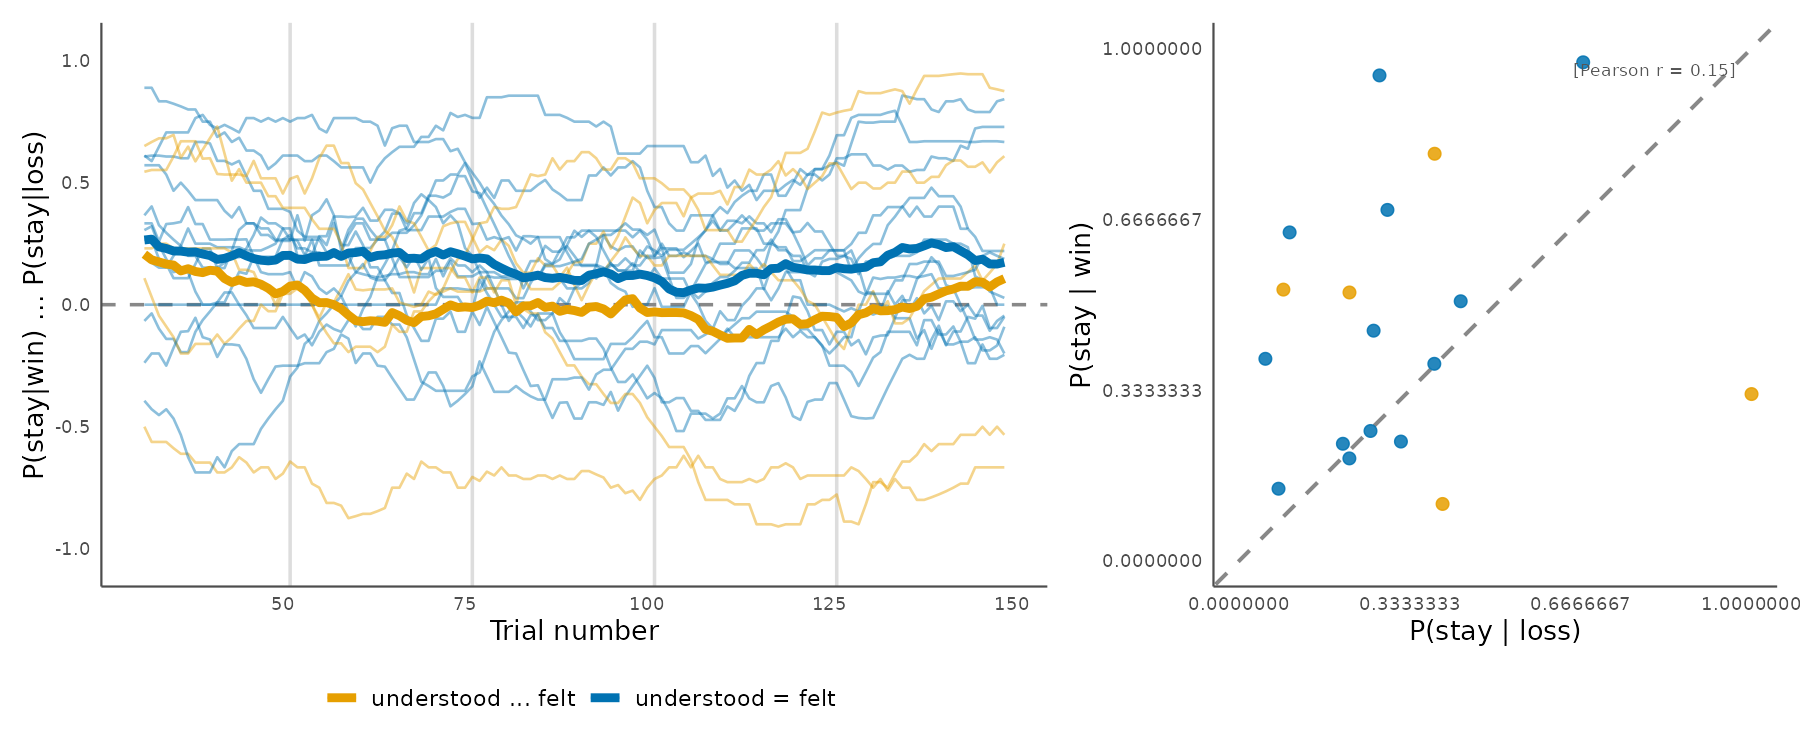

The script that saved this image:
rm(list = ls())

#### SETUP ####
library(dplyr)
library(tidyr)
library(readr)
library(ggplot2)
library(patchwork)

DATA_DIR <- "../../data/ioc-all-fixed-pilot/task"
OUT_PNG  <- "wsls_18_overview.png"
WINDOW   <- 30

MISUNDERSTOOD  <- "67dae998d8f2cfb8a8e3bf03"
FELT_DIFFERENT <- c("677009b08130c3028f6a8a6d", "68598a1d4cebd213b2abb1d9",
                    "69b7e04340b00585acbb91ac", "6a0092581cd317f1ff1765a2")
OMITTED <- c(MISUNDERSTOOD, FELT_DIFFERENT)

OI_BLUE   <- "#0072B2"
OI_ORANGE <- "#E69F00"
GREY30    <- "#4d4d4d"

# ── load data ─────────────────────────────────────────────────────────────────
files  <- list.files(DATA_DIR, pattern = "^ioc-all_[a-f0-9]{24}_SESSION.*\\.csv$", full.names = TRUE)
df_raw <- lapply(files, \(f) {
  pid <- regmatches(f, regexpr("[a-f0-9]{24}", f))
  read_csv(f, show_col_types = FALSE, col_types = cols(.default = col_character())) |>
    mutate(participant = pid)
}) |> bind_rows()

gb <- df_raw |>
  filter(task == "gambling_choice",
         as.character(block_number) != "training",
         tolower(as.character(is_choice_valid)) == "true") |>
  mutate(
    block_number        = as.integer(block_number),
    trial_number        = as.numeric(trial_number),
    reward              = as.numeric(reward),
    understood_eq_felt  = !(participant %in% OMITTED)
  ) |>
  arrange(participant, block_number, trial_number)

cat(sprintf("Subjects: %d\n", n_distinct(gb$participant)))

# ── per-subject running WSLS and overall stay rates ──────────────────────────
pids <- sort(unique(gb$participant))

running_list <- list()
scatter_rows <- list()

for (pid in pids) {
  df <- gb |> filter(participant == pid) |>
    mutate(
      stay         = as.integer(choice_key == lag(choice_key)),
      reward_nback = lag(reward)
    ) |>
    filter(!is.na(stay), !is.na(reward_nback))

  n <- nrow(df)
  if (n < WINDOW + 1) next

  wsls <- rep(NA_real_, n)
  for (t in WINDOW:n) {
    w      <- df[(t - WINDOW + 1):t, ]
    p_win  <- mean(w$stay[w$reward_nback == 1], na.rm = TRUE)
    p_loss <- mean(w$stay[w$reward_nback == 0], na.rm = TRUE)
    if (!is.na(p_win) && !is.na(p_loss)) wsls[t] <- p_win - p_loss
  }

  running_list[[pid]] <- data.frame(
    participant        = pid,
    trial              = seq_len(n),
    wsls               = wsls,
    understood_eq_felt = df$understood_eq_felt[1]
  )

  p_win_overall  <- mean(df$stay[df$reward_nback == 1], na.rm = TRUE)
  p_loss_overall <- mean(df$stay[df$reward_nback == 0], na.rm = TRUE)
  scatter_rows[[pid]] <- data.frame(
    participant        = pid,
    p_win              = p_win_overall,
    p_loss             = p_loss_overall,
    understood_eq_felt = df$understood_eq_felt[1]
  )
}

df_running <- bind_rows(running_list)
df_scatter <- bind_rows(scatter_rows)

# ── group mean lines ──────────────────────────────────────────────────────────
max_trial <- max(df_running$trial)
group_mean_wsls <- df_running |>
  group_by(understood_eq_felt, trial) |>
  summarise(wsls = mean(wsls, na.rm = TRUE), .groups = "drop")

# ── Panel 1: running WSLS ────────────────────────────────────────────────────
block_lines <- c(51, 76, 101, 126)

p_running <- ggplot() +
  geom_vline(xintercept = block_lines, colour = "#dddddd", linewidth = 0.8) +
  geom_hline(yintercept = 0, colour = "#888888", linetype = "dashed", linewidth = 0.8) +
  geom_line(data = df_running,
            aes(x = trial, y = wsls, group = participant,
                colour = understood_eq_felt),
            linewidth = 0.6, alpha = 0.45, na.rm = TRUE) +
  geom_line(data = group_mean_wsls,
            aes(x = trial, y = wsls, colour = understood_eq_felt),
            linewidth = 2.0, na.rm = TRUE) +
  scale_colour_manual(
    values = c("TRUE" = OI_BLUE, "FALSE" = OI_ORANGE),
    labels = c("TRUE" = "understood = felt", "FALSE" = "understood ≠ felt"),
    name   = NULL
  ) +
  scale_x_continuous(limits = c(WINDOW + 1, max_trial)) +
  scale_y_continuous(limits = c(-1.05, 1.05)) +
  labs(x = "Trial number", y = "P(stay|win) − P(stay|loss)") +
  theme_minimal(base_size = 11) +
  theme(
    panel.grid      = element_blank(),
    axis.line.x     = element_line(colour = GREY30),
    axis.line.y     = element_line(colour = GREY30),
    axis.title      = element_text(size = 13),
    axis.text       = element_text(size = 9),
    legend.text     = element_text(size = 11),
    legend.position = "bottom",
    plot.background = element_rect(fill = "white", colour = NA)
  )

# ── Panel 2: scatter P(stay|win) vs P(stay|loss) ─────────────────────────────
r_pearson <- cor(df_scatter$p_loss, df_scatter$p_win, use = "complete.obs")

p_scatter <- ggplot(df_scatter, aes(x = p_loss, y = p_win)) +
  geom_abline(slope = 1, intercept = 0, colour = "#888888", linetype = "dashed", linewidth = 0.9) +
  geom_point(aes(colour = understood_eq_felt), size = 2.5, alpha = 0.85) +
  scale_colour_manual(
    values = c("TRUE" = OI_BLUE, "FALSE" = OI_ORANGE),
    guide  = "none"
  ) +
  annotate("text", x = 0.97, y = 0.97,
           label = sprintf("[Pearson r = %.2f]", r_pearson),
           hjust = 1, vjust = 1, size = 3, colour = "#555555") +
  scale_x_continuous(limits = c(0, 1), breaks = seq(0, 1, length.out = 4)) +
  scale_y_continuous(limits = c(0, 1), breaks = seq(0, 1, length.out = 4)) +
  coord_fixed() +
  labs(x = "P(stay | loss)", y = "P(stay | win)") +
  theme_minimal(base_size = 11) +
  theme(
    panel.grid      = element_blank(),
    axis.line.x     = element_line(colour = GREY30),
    axis.line.y     = element_line(colour = GREY30),
    axis.title      = element_text(size = 13),
    axis.text       = element_text(size = 9),
    plot.background = element_rect(fill = "white", colour = NA)
  )

# ── combine and save ──────────────────────────────────────────────────────────
fig <- p_running | p_scatter
ggsave(OUT_PNG, fig, width = 12, height = 5, dpi = 150, bg = "white")
cat(sprintf("Saved → %s\n", OUT_PNG))
